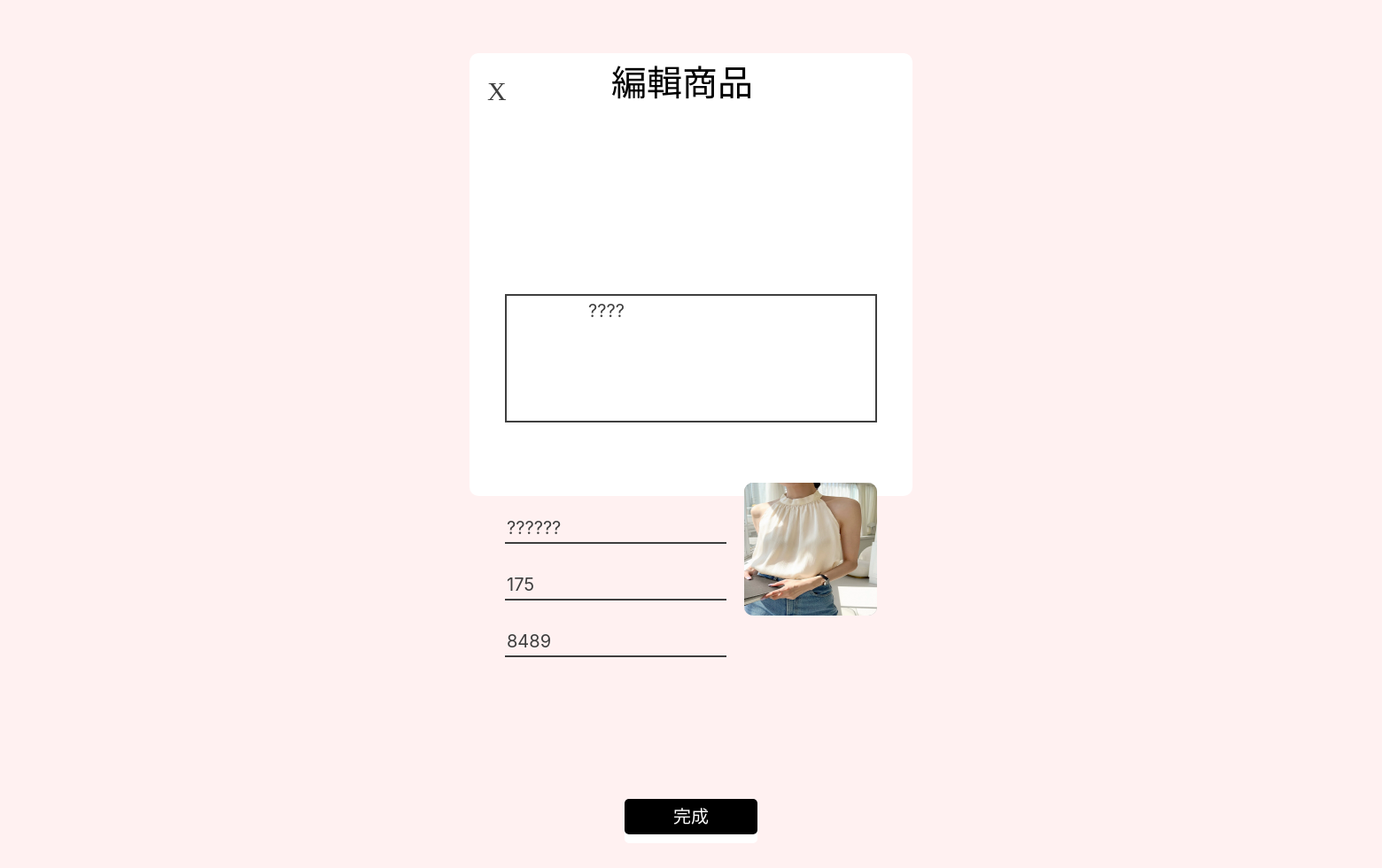
/Project/Project/editProduct.php?id=4, run on the app's committed database.
### tables this page shows
CREATE TABLE `product` (
  `ProductID` int(11) NOT NULL,
  `SellerID` int(11) NOT NULL,
  `ProductName` varchar(255) NOT NULL,
  `Description` longtext NOT NULL,
  `Price` int(11) NOT NULL,
  `Image_path` varchar(255) DEFAULT NULL,
  `Stock` int(11) NOT NULL,
  `LaunchDate` datetime NOT NULL,
  `DiscontinueDate` datetime DEFAULT NULL
);

### Project/Project/editProduct.php (the view, shortened to what this page needs)
<?php
include('functions/connect.php');
include('templates/header.php');
 ?>
<?php
$id = $_REQUEST['id'];
$sql = "SELECT * FROM product WHERE ProductID = '".$id."'";
$result = mysqli_query($conn, $sql);
$product_info = mysqli_fetch_all($result);
$pName = $product_info[0][2];
$description = $product_info[0][3];
$price = $product_info[0][4];
$path = $product_info[0][5];
$stock = $product_info[0][6];
include('functions/editProductError.php');
 ?>
<form class="edit-pad" method="post" enctype="multipart/form-data">
    <div class="upper-edit-product-pad">
        <a class="cancel-text" href="STMS.php">     X    </a>
        <div class="add-product-text-0" style="top:-40px; left:160px;">
            編輯商品
        </div>
    </div>
    <div>
        <div class="img-block" style="top: 15px; left: 310px;">
                <img class = "img-block" src = "<?php echo $path; ?>" id = "frame">
        </div>
        <div class="edit-pad">
            <input class="add-product-text-input" type="text" name = "pName" placeholder = "商品名稱" style="top: -130px;" value="<?php echo $pName; ?>"></input>
            <input class="add-product-text-input" type="text" name = "price" placeholder = "價格" style="top: -100px;" value="<?php echo $price; ?>"></input>
            <input class="add-product-text-input" type="text" name = "stock" placeholder = "目前庫存" style="top: -70px;" value="<?php echo $stock; ?>"></input>
            <textarea class="add-pproduct-description" placeholder="商品描述" style="top:-480px;" name="product-description">
                <?php echo $description; ?>
            </textarea>
    </div>
    </div>
    <div class="lower-add-product-btn" style="top: -15px;">
            <input class="upper-add-product-btn add-product-text-1" name="edit-product-done" type = "submit" value = "完成"></input>
        </div>
</form>

### Project/Project/home.css (style rules this page uses)
body { background-color: #fff1f1; box-sizing: border-box; }
a { font-size: 20px; font-family: "Microsoft JhengHei"; }

### data on the page
product: Image_path (picture), pName "??????", price "175", stock "8489", product-description "????"
